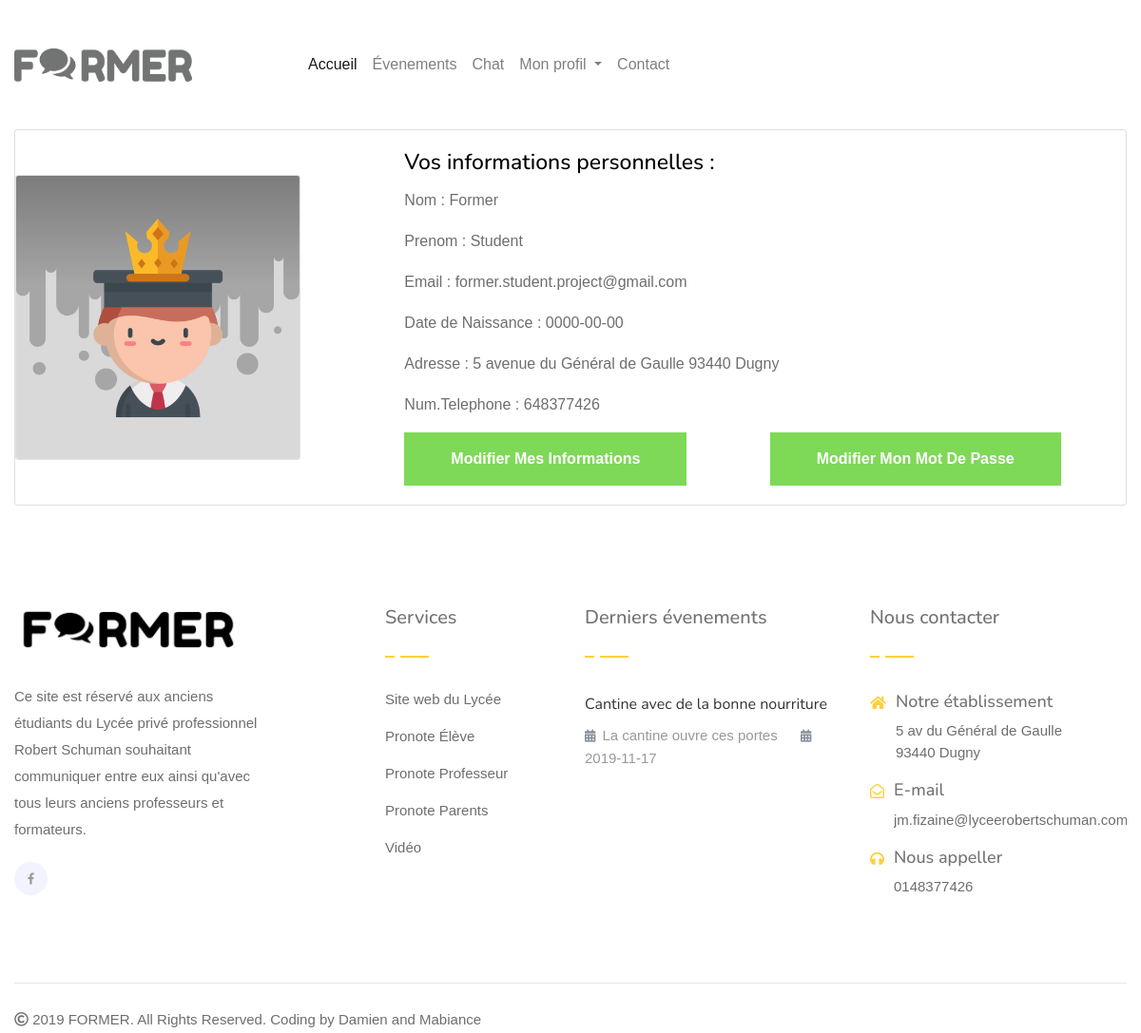
Screenshot of /APP/view/espace_membre.php (signed in) with the database file from the repository.
### tables this page shows
CREATE TABLE `utilisateurs` (
  `id` smallint(10) NOT NULL,
  `nom` varchar(255) NOT NULL,
  `prenom` varchar(255) NOT NULL,
  `email` varchar(255) NOT NULL,
  `adresse` varchar(255) NOT NULL,
  `telephone` int(10) NOT NULL,
  `dateNaissance` date NOT NULL,
  `password` varchar(32) NOT NULL,
  `role` varchar(5) NOT NULL DEFAULT 'GUEST',
  `dateConnexion` date DEFAULT NULL,
  `avatar` varchar(255) NOT NULL DEFAULT 'default.png'
);

CREATE TABLE `event` (
  `id` int(10) NOT NULL,
  `date` date NOT NULL,
  `titre` varchar(255) NOT NULL,
  `contenu` varchar(255) NOT NULL,
  `photo` varchar(255) NOT NULL
);

### APP/model/connexionPDO.php (called while the page is built, shortened)
<?php
Class connexionPDO {
    public function __construct($sql = ["localhost", "formerproject", "root", null])
    {
        try {
            $this->bdd = new PDO("mysql:host={$sql[0]};dbname={$sql[1]}", $sql[2], $sql[3]);
            $this->bdd->exec("SET CHARACTER SET utf8");
        } catch (Exception $e) {
            die('Erreur : ' . $e->getMessage());
        }
    }
    public function pdo_start() {
        return $this->bdd;
    }
}

### APP/model/user_model/user_management.php (called while the page is built, shortened)
<?php
require_once($_SERVER["DOCUMENT_ROOT"].'/FormerProject/APP/model/connexionPDO.php');
class user_management
{
    public function getUserConnected(){
        $pdo=new connexionPDO();
        $prepare = $pdo->pdo_start()->prepare("SELECT * FROM utilisateurs WHERE id = ?");
        $prepare->execute([
            $_COOKIE['user']
        ]);
        $result = $prepare->fetch(PDO::FETCH_ASSOC);
        return $result;
    }
}

### APP/appConfig.php (called while the page is built, shortened)
<?php
require_once('model/connexionPDO.php');
require_once('model/user_model/user_management.php');
require_once('model/event_model/event_management.php');
function load_header() {
    include_once('view/include/header.php');
}
function load_footer() {
    include_once('view/include/footer.php');
}
?>

### APP/model/event_model/event_management.php (called while the page is built, shortened)
<?php
require_once($_SERVER["DOCUMENT_ROOT"].'/FormerProject/APP/model/connexionPDO.php');
class event_management {
    public function afficherFooterEvent(){
        $pdo=new connexionPDO();
        $prepare = $pdo->pdo_start()->prepare("SELECT * FROM event WHERE date = ( SELECT MAX(date) FROM event) LIMIT 2");
        $prepare->execute();
        $result = $prepare->fetchAll();
        return $result;
    }
}

### APP/view/espace_membre.php (the view, shortened to what this page needs)
<?php
    include("../appConfig.php");
    $profil = new user_management();
    $result = $profil->getUserConnected();
?>
<body>
    <div class="container">
        <div class="card mb-3" height="35px;" width="auto;">
            <div class="row no-gutters">
                <div class="col-md-4  cent">
                    <img src="<?= ressources_uri; ?>/img/membres-avatars/<?php echo $result['avatar']; ?>"
                        class="card-img border" style="width: 300px; height: 300px; " alt="...">
                </div>
                <div class="col-md-8">
                    <div class="card-body" id="CardInfo">
                        <h5 class="card-title title">Vos informations personnelles :</h5>
                        <p class="card-text">Nom : <?php echo $result['nom']; ?></p>
                        <p class="card-text">Prenom : <?php echo $result['prenom']; ?></p>
                        <p class="card-text">Email : <?php echo $result['email']; ?></p>
                        <p class="card-text">Date de Naissance : <?php echo $result['dateNaissance']; ?></p>
                        <p class="card-text">Adresse : <?php echo $result['adresse']; ?></p>
                        <p class="card-text">Num.Telephone : <?php echo $result['telephone']; ?></p>
                        <div class="row">
                            <div class="col-md-6">
                                <div id="ModifUser"><button type="button" class="btn btn-success"
                                        onclick="modificationProfil()"> Modifier mes informations </button>
                                </div>
                            </div>
                            <div class="col-md-6">
                                <div id="ModifMdp"><button type="button" class="btn btn-success"
                                        onclick="modificationMDP()"> Modifier mon mot de passe </button>
                                </div>
                            </div>
                        </div>
                    </div>
                </div>
            </div>
        </div>
    </div>
</body>
<?php
load_footer();
?>

### APP/view/include/footer.php (shortened to what this page needs)
<?php
    $evenement = new event_management();
    $result = $evenement-> afficherFooterEvent();
?>
<footer>
	<div class="footer-area pt-90 pb-60">
		<div class="container">
			<div class="row">
				<div class="col-xl-3 col-lg-3 col-md-6">
					<div class="footer-wrapper mb-30">
						<div class="footer-logo">
							<a href="index.html"><img src="<?= ressources_uri; ?>/img/logo/former.png" height="49px"
									width="auto" alt=""></a>
						</div>
						<div class="footer-text">
							<p>
								Ce site est réservé aux anciens étudiants du Lycée privé professionnel Robert Schuman
								souhaitant communiquer entre eux ainsi qu'avec tous leurs anciens professeurs et
								formateurs.
							</p>
						</div>
						<div class="footer-icon">
							<a href="https://www.facebook.com/robertschumandugny"><i class="fab fa-facebook-f"></i></a>
						</div>
					</div>
				</div>
				<div class="col-xl-3 col-lg-3 col-md-6">
					<div class="footer-wrapper pl-30 mb-30" style="margin-left: 90px;">
						<h3 class="footer-title">Services</h3>
						<ul class="footer-menu">
							<li><a href="http://www.lyceerobertschuman.com/">Site web du Lycée</a></li>
							<li><a href="https://0931573e.index-education.net/pronote/eleve.html">Pronote Élève</a></li>
							<li><a href="https://0931573e.index-education.net/pronote/profeseur.html">Pronote
									Professeur</a></li>
							<li><a href="https://0931573e.index-education.net/pronote/parent.html">Pronote Parents</a>
							</li>
							<li><a href="https://youtube.com/watch?v=5fQu2KygRL0&feature=youtu.be">Vidéo</li>
						</ul>
					</div>
				</div>
				<div class="col-xl-3 col-lg-3 col-md-6">
					<div class="footer-wrapper mb-30">
						<h3 class="footer-title">Derniers évenements</h3>
						<ul class="footer-list">
							<?php foreach($result as $event) {
						?>
							<li>
								<div class="footer-info">
									<h5><a href="<?= root_folder; ?>view/event.php"><?php echo $event['contenu']; ?></a>
									</h5>
									<div class="footer-meta">
										<span> <i class="fas fa-calendar-alt"></i><?php echo $event['titre']; ?></span>
										<span> <i class="fas fa-calendar-alt"></i><?php echo $event['date']; ?></span>
									</div>
								</div>
							</li>
							<?php } ?>
						</ul>
					</div>
				</div>
				<div class="col-xl-3 col-lg-3 col-md-6">
					<div class="footer-wrapper pl-40 mb-30">
						<h3 class="footer-title">Nous contacter</h3>
						<ul class="contact-link">
							<li>
								<div class="contact-address-icon">
									<i class="fas fa-home"></i>
								</div>
								<div class="contact-address-text">
									<h4>Notre établissement</h4>
									<p>5 av du Général de Gaulle<br> 93440 Dugny</p>
								</div>
							</li>
							<li>
								<div class="contact-address-icon">
									<i class="far fa-envelope-open"></i>
								</div>
								<div class="contact-address-text">
									<h4>E-mail</h4>
									<p>jm.fizaine@lyceerobertschuman.com</p>
								</div>
							</li>
							<li>
								<div class="contact-address-icon">
									<i class="fas fa-headphones"></i>
								</div>
								<div class="contact-address-text">
									<h4>Nous appeller</h4>
									<p>0148377426</p>
								</div>
							</li>
						</ul>
					</div>
				</div>
			</div>
		</div>
	</div>
	<div class="footer-bottom pb-20">
		<div class="container">
			<div class="footer-border">
				<div class="row">
					<div class="col-xl-6 col-lg-6 col-md-12">
						<div class="copyright" style="position: absolute;">
							<p><i class="far fa-copyright"></i> 2019 FORMER. All Rights Reserved. Coding by Damien and
								Mabiance</p>
						</div>
					</div>
				</div>
			</div>
		</div>
	</div>
</footer>
</html>

### rows the page displays
utilisateurs: avatar (picture), nom "Former", prenom "Student", email "former.student.project@gmail.com", dateNaissance "0000-00-00", adresse "5 avenue du Général de Gaulle 93440 Dugny", telephone "648377426"
event: contenu "Cantine avec de la bonne nourriture", titre "La cantine ouvre ces portes", date "2019-11-17"
